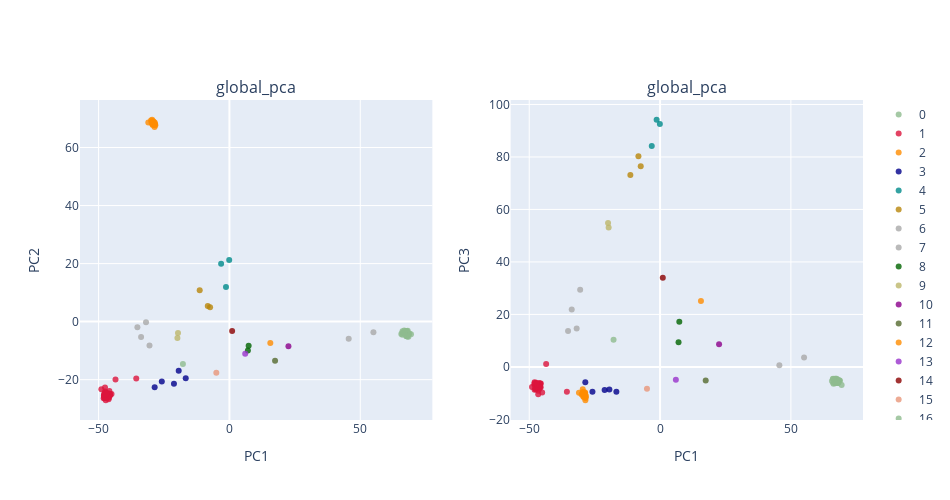

Write notebook code for a chart like this one.
### Code cell
###
plot_global_pca(feats,label_select,PCA_color_ref,title= 'global_pca',height= 500,width= 950)

### Figure 1 — Plotly figure (JSON) as saved in the notebook; plotly's stock layout.template omitted (floating-point values rounded to 4 significant figures)
{"data": [{"marker": {"color": "darkseagreen", "line": {"width": 0}, "opacity": 0.8, "size": 6, "symbol": "circle"}, "mode": "markers", "name": "0", "type": "scatter", "x": [68.47, 67.73, 67.5, 66.79, 66.15, 69.39, 68.77, 68.02, 67.83, 67.98, 67.99, 66.07, 67.5, 67.87, 67.7, 67.36, 66.96, 67.31, 67.6, 67.9, 67.27, 68.38, 67.5, 65.69, 67.77, 67.86, 67.79, 68.29, 67.16, 67.18, 68.03, 67.8, 66.27, 67.33, 68.13, 67.78, 67.64, 66.79, 66.74, 66.13], "xaxis": "x", "y": [-4.358, -3.304, -4.978, -3.034, -3.307, -4.349, -4.075, -4.76, -4.233, -4.211, -5.099, -4.543, -4.361, -4.006, -4.262, -3.204, -4.148, -3.592, -4.099, -4.974, -3.663, -5.187, -3.317, -4.238, -4.837, -4.037, -3.768, -4.104, -3.701, -3.572, -3.699, -3.211, -3.905, -4.293, -3.106, -5.068, -4.167, -3.801, -3.759, -3.83], "yaxis": "y"}, {"marker": {"color": "crimson", "line": {"width": 0}, "opacity": 0.8, "size": 6, "symbol": "circle"}, "mode": "markers", "name": "1", "type": "scatter", "x": [-47.55, -47.42, -45.81, -47.31, -46.57, -46.16, -47.11, -46.16, -47.56, -45.64, -46.25, -45.89, -45.57, -47.01, -47.93, -45.06, -47.68, -47.59, -47.95, -46.37, -46.08, -47.59, -47.5, -47.11, -48.05, -47.84, -47.45, -46.57, -47.37, -47.22, -46.62, -47.55, -47.45, -45.88, -48.94, -45.85, -46.9, -47.96, -47.01, -47.27, -43.54, -35.61], "xaxis": "x", "y": [-25.13, -25.07, -25.67, -25.62, -25.15, -26.73, -25.69, -26.02, -25.93, -25.37, -25.39, -24.89, -24.9, -26.12, -25.14, -24.91, -24.49, -25.17, -25.65, -24.67, -26.2, -26.31, -24.82, -25.37, -26.43, -26.24, -24.09, -25.0, -25.31, -24.52, -26.0, -22.72, -24.63, -23.87, -23.35, -25.2, -25.1, -25.48, -24.72, -27.1, -19.92, -19.61], "yaxis": "y"}, {"marker": {"color": "darkorange", "line": {"width": 0}, "opacity": 0.8, "size": 6, "symbol": "circle"}, "mode": "markers", "name": "2", "type": "scatter", "x": [-28.62, -29.51, -28.64, -28.94, -29.42, -28.78, -28.95, -28.4, -29.33, -28.55, -29.32, -28.69, -29.26, -29.98, -28.32, -31.0, -29.69, -29.55, -29.21, -29.1], "xaxis": "x", "y": [67.09, 68.71, 67.9, 68.6, 68.62, 67.9, 68.71, 68.11, 67.98, 68.66, 67.77, 67.97, 68.98, 69.28, 67.64, 68.61, 68.39, 69.57, 68.07, 69.05], "yaxis": "y"}, {"marker": {"color": "darkblue", "line": {"width": 0}, "opacity": 0.8, "size": 6, "symbol": "circle"}, "mode": "markers", "name": "3", "type": "scatter", "x": [-16.7, -19.38, -21.2, -28.57, -25.84], "xaxis": "x", "y": [-19.51, -16.93, -21.45, -22.59, -20.63], "yaxis": "y"}, {"marker": {"color": "darkcyan", "line": {"width": 0}, "opacity": 0.8, "size": 6, "symbol": "circle"}, "mode": "markers", "name": "4", "type": "scatter", "x": [-0.07974, -3.179, -1.314], "xaxis": "x", "y": [21.22, 19.92, 11.92], "yaxis": "y"}, {"marker": {"color": "darkgoldenrod", "line": {"width": 0}, "opacity": 0.8, "size": 6, "symbol": "circle"}, "mode": "markers", "name": "5", "type": "scatter", "x": [-8.271, -11.36, -7.393], "xaxis": "x", "y": [5.421, 10.83, 4.937], "yaxis": "y"}, {"marker": {"color": "darkgray", "line": {"width": 0}, "opacity": 0.8, "size": 6, "symbol": "circle"}, "mode": "markers", "name": "6", "type": "scatter", "x": [-30.54, -35.17, -31.87, -33.76], "xaxis": "x", "y": [-8.223, -1.9, -0.1903, -5.293], "yaxis": "y"}, {"marker": {"color": "darkgrey", "line": {"width": 0}, "opacity": 0.8, "size": 6, "symbol": "circle"}, "mode": "markers", "name": "7", "type": "scatter", "x": [55.03, 45.59], "xaxis": "x", "y": [-3.654, -5.895], "yaxis": "y"}, {"marker": {"color": "darkgreen", "line": {"width": 0}, "opacity": 0.8, "size": 6, "symbol": "circle"}, "mode": "markers", "name": "8", "type": "scatter", "x": [7.059, 7.347], "xaxis": "x", "y": [-9.916, -8.338], "yaxis": "y"}, {"marker": {"color": "darkkhaki", "line": {"width": 0}, "opacity": 0.8, "size": 6, "symbol": "circle"}, "mode": "markers", "name": "9", "type": "scatter", "x": [-19.88, -19.65], "xaxis": "x", "y": [-5.656, -3.964], "yaxis": "y"}, {"marker": {"color": "darkmagenta", "line": {"width": 0}, "opacity": 0.8, "size": 6, "symbol": "circle"}, "mode": "markers", "name": "10", "type": "scatter", "x": [22.55], "xaxis": "x", "y": [-8.47], "yaxis": "y"}, {"marker": {"color": "darkolivegreen", "line": {"width": 0}, "opacity": 0.8, "size": 6, "symbol": "circle"}, "mode": "markers", "name": "11", "type": "scatter", "x": [17.44], "xaxis": "x", "y": [-13.53], "yaxis": "y"}, {"marker": {"color": "darkorange", "line": {"width": 0}, "opacity": 0.8, "size": 6, "symbol": "circle"}, "mode": "markers", "name": "12", "type": "scatter", "x": [15.62], "xaxis": "x", "y": [-7.388], "yaxis": "y"}, {"marker": {"color": "darkorchid", "line": {"width": 0}, "opacity": 0.8, "size": 6, "symbol": "circle"}, "mode": "markers", "name": "13", "type": "scatter", "x": [6.033], "xaxis": "x", "y": [-11.05], "yaxis": "y"}, {"marker": {"color": "darkred", "line": {"width": 0}, "opacity": 0.8, "size": 6, "symbol": "circle"}, "mode": "markers", "name": "14", "type": "scatter", "x": [1.04], "xaxis": "x", "y": [-3.237], "yaxis": "y"}, {"marker": {"color": "darksalmon", "line": {"width": 0}, "opacity": 0.8, "size": 6, "symbol": "circle"}, "mode": "markers", "name": "15", "type": "scatter", "x": [-5.008], "xaxis": "x", "y": [-17.62], "yaxis": "y"}, {"marker": {"color": "darkseagreen", "line": {"width": 0}, "opacity": 0.8, "size": 6, "symbol": "circle"}, "mode": "markers", "name": "16", "type": "scatter", "x": [-17.77], "xaxis": "x", "y": [-14.57], "yaxis": "y"}, {"marker": {"color": "darkseagreen", "line": {"width": 0}, "opacity": 0.8, "size": 6, "symbol": "circle"}, "mode": "markers", "name": "0", "type": "scatter", "x": [68.47, 67.73, 67.5, 66.79, 66.15, 69.39, 68.77, 68.02, 67.83, 67.98, 67.99, 66.07, 67.5, 67.87, 67.7, 67.36, 66.96, 67.31, 67.6, 67.9, 67.27, 68.38, 67.5, 65.69, 67.77, 67.86, 67.79, 68.29, 67.16, 67.18, 68.03, 67.8, 66.27, 67.33, 68.13, 67.78, 67.64, 66.79, 66.74, 66.13], "xaxis": "x2", "y": [-5.093, -6.067, -4.984, -4.548, -6.011, -6.85, -5.229, -5.647, -5.798, -6.172, -5.762, -4.563, -4.486, -6.002, -5.592, -5.932, -6.192, -5.915, -4.94, -5.655, -5.404, -5.19, -6.005, -5.339, -5.909, -5.601, -5.031, -5.381, -5.603, -4.488, -5.372, -5.089, -6.421, -5.559, -6.042, -5.5, -5.734, -5.939, -5.167, -4.52], "yaxis": "y2"}, {"marker": {"color": "crimson", "line": {"width": 0}, "opacity": 0.8, "size": 6, "symbol": "circle"}, "mode": "markers", "name": "1", "type": "scatter", "x": [-47.55, -47.42, -45.81, -47.31, -46.57, -46.16, -47.11, -46.16, -47.56, -45.64, -46.25, -45.89, -45.57, -47.01, -47.93, -45.06, -47.68, -47.59, -47.95, -46.37, -46.08, -47.59, -47.5, -47.11, -48.05, -47.84, -47.45, -46.57, -47.37, -47.22, -46.62, -47.55, -47.45, -45.88, -48.94, -45.85, -46.9, -47.96, -47.01, -47.27, -43.54, -35.61], "xaxis": "x2", "y": [-8.093, -8.241, -6.346, -7.897, -9.131, -8.385, -7.563, -6.284, -8.02, -7.749, -6.219, -6.606, -6.285, -6.84, -6.85, -9.754, -6.355, -8.318, -8.692, -7.815, -6.576, -7.101, -8.079, -7.858, -6.538, -6.165, -6.944, -10.43, -8.216, -6.556, -7.613, -8.502, -6.81, -7.266, -7.627, -7.744, -7.436, -5.813, -6.792, -6.01, 1.149, -9.445], "yaxis": "y2"}, {"marker": {"color": "darkorange", "line": {"width": 0}, "opacity": 0.8, "size": 6, "symbol": "circle"}, "mode": "markers", "name": "2", "type": "scatter", "x": [-28.62, -29.51, -28.64, -28.94, -29.42, -28.78, -28.95, -28.4, -29.33, -28.55, -29.32, -28.69, -29.26, -29.98, -28.32, -31.0, -29.69, -29.55, -29.21, -29.1], "xaxis": "x2", "y": [-11.79, -9.914, -9.771, -10.04, -9.522, -10.93, -9.808, -11.72, -11.32, -12.7, -10.53, -10.02, -10.07, -10.53, -11.07, -9.831, -10.17, -8.475, -11.46, -10.52], "yaxis": "y2"}, {"marker": {"color": "darkblue", "line": {"width": 0}, "opacity": 0.8, "size": 6, "symbol": "circle"}, "mode": "markers", "name": "3", "type": "scatter", "x": [-16.7, -19.38, -21.2, -28.57, -25.84], "xaxis": "x2", "y": [-9.456, -8.617, -8.767, -5.808, -9.51], "yaxis": "y2"}, {"marker": {"color": "darkcyan", "line": {"width": 0}, "opacity": 0.8, "size": 6, "symbol": "circle"}, "mode": "markers", "name": "4", "type": "scatter", "x": [-0.07974, -3.179, -1.314], "xaxis": "x2", "y": [92.54, 84.18, 94.18], "yaxis": "y2"}, {"marker": {"color": "darkgoldenrod", "line": {"width": 0}, "opacity": 0.8, "size": 6, "symbol": "circle"}, "mode": "markers", "name": "5", "type": "scatter", "x": [-8.271, -11.36, -7.393], "xaxis": "x2", "y": [80.28, 73.13, 76.49], "yaxis": "y2"}, {"marker": {"color": "darkgray", "line": {"width": 0}, "opacity": 0.8, "size": 6, "symbol": "circle"}, "mode": "markers", "name": "6", "type": "scatter", "x": [-30.54, -35.17, -31.87, -33.76], "xaxis": "x2", "y": [29.43, 13.64, 14.6, 21.92], "yaxis": "y2"}, {"marker": {"color": "darkgrey", "line": {"width": 0}, "opacity": 0.8, "size": 6, "symbol": "circle"}, "mode": "markers", "name": "7", "type": "scatter", "x": [55.03, 45.59], "xaxis": "x2", "y": [3.562, 0.6281], "yaxis": "y2"}, {"marker": {"color": "darkgreen", "line": {"width": 0}, "opacity": 0.8, "size": 6, "symbol": "circle"}, "mode": "markers", "name": "8", "type": "scatter", "x": [7.059, 7.347], "xaxis": "x2", "y": [9.441, 17.22], "yaxis": "y2"}, {"marker": {"color": "darkkhaki", "line": {"width": 0}, "opacity": 0.8, "size": 6, "symbol": "circle"}, "mode": "markers", "name": "9", "type": "scatter", "x": [-19.88, -19.65], "xaxis": "x2", "y": [54.86, 53.12], "yaxis": "y2"}, {"marker": {"color": "darkmagenta", "line": {"width": 0}, "opacity": 0.8, "size": 6, "symbol": "circle"}, "mode": "markers", "name": "10", "type": "scatter", "x": [22.55], "xaxis": "x2", "y": [8.632], "yaxis": "y2"}, {"marker": {"color": "darkolivegreen", "line": {"width": 0}, "opacity": 0.8, "size": 6, "symbol": "circle"}, "mode": "markers", "name": "11", "type": "scatter", "x": [17.44], "xaxis": "x2", "y": [-5.164], "yaxis": "y2"}, {"marker": {"color": "darkorange", "line": {"width": 0}, "opacity": 0.8, "size": 6, "symbol": "circle"}, "mode": "markers", "name": "12", "type": "scatter", "x": [15.62], "xaxis": "x2", "y": [25.15], "yaxis": "y2"}, {"marker": {"color": "darkorchid", "line": {"width": 0}, "opacity": 0.8, "size": 6, "symbol": "circle"}, "mode": "markers", "name": "13", "type": "scatter", "x": [6.033], "xaxis": "x2", "y": [-4.924], "yaxis": "y2"}, {"marker": {"color": "darkred", "line": {"width": 0}, "opacity": 0.8, "size": 6, "symbol": "circle"}, "mode": "markers", "name": "14", "type": "scatter", "x": [1.04], "xaxis": "x2", "y": [33.97], "yaxis": "y2"}, {"marker": {"color": "darksalmon", "line": {"width": 0}, "opacity": 0.8, "size": 6, "symbol": "circle"}, "mode": "markers", "name": "15", "type": "scatter", "x": [-5.008], "xaxis": "x2", "y": [-8.368], "yaxis": "y2"}, {"marker": {"color": "darkseagreen", "line": {"width": 0}, "opacity": 0.8, "size": 6, "symbol": "circle"}, "mode": "markers", "name": "16", "type": "scatter", "x": [-17.77], "xaxis": "x2", "y": [10.37], "yaxis": "y2"}], "layout": {"annotations": [{"font": {"size": 16}, "showarrow": false, "text": "global_pca", "x": 0.225, "xanchor": "center", "xref": "paper", "y": 1, "yanchor": "bottom", "yref": "paper"}, {"font": {"size": 16}, "showarrow": false, "text": "global_pca", "x": 0.775, "xanchor": "center", "xref": "paper", "y": 1, "yanchor": "bottom", "yref": "paper"}], "height": 500, "width": 950, "xaxis": {"anchor": "y", "domain": [0, 0.45], "title": {"text": "PC1"}}, "xaxis2": {"anchor": "y2", "domain": [0.55, 1], "title": {"text": "PC1"}}, "yaxis": {"anchor": "x", "domain": [0, 1], "title": {"text": "PC2"}}, "yaxis2": {"anchor": "x2", "domain": [0, 1], "title": {"text": "PC3"}}}}
